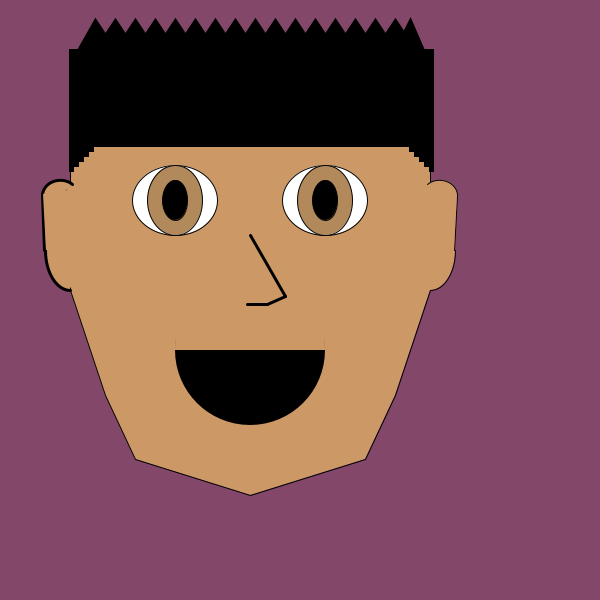
Frame 1 (no input)
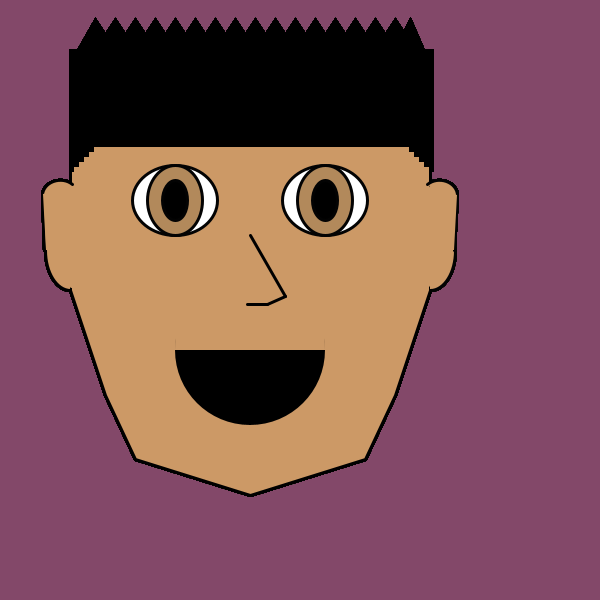
Frame 60 (the mouse pressed at the canvas centre just before this capture)
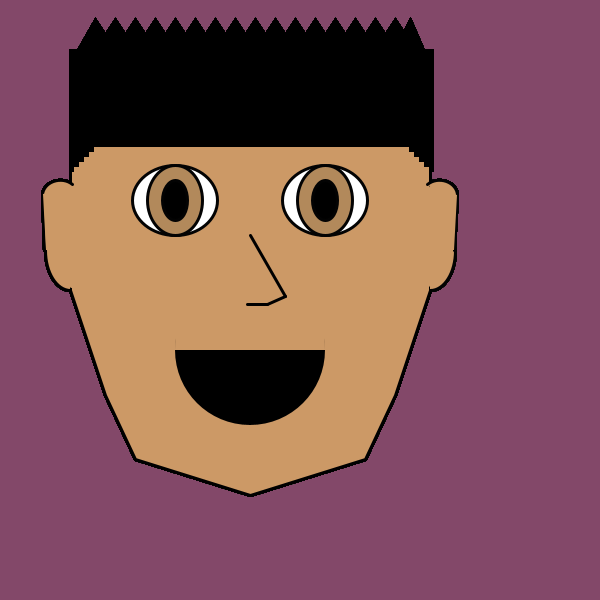
Frame 120 (the mouse held since frame 60 and released just before this capture)

The Processing sketch that drew these frames (run headless with seeded random() and noise(); from frame 60 on, the mouse is pressed at the canvas centre):

// Processing sketch: processing_168598
// ── processing_168598.pde

void setup(){
  size(600,600);
  background(#834869);
}
 
void draw(){

println(mouseX+","+mouseY);
  //cabeza
fill(#CC9966);
beginShape();
vertex(430,258);
vertex(430,290);
vertex(395,395);
vertex(365,459);
vertex(250,495);
vertex(135,459);
vertex(105,395);
vertex(70,290);
vertex(70,258);
vertex(70,85);
vertex(430,85);
vertex(430,258);
endShape();

//ulls;
stroke (3);
fill (255);
ellipse (175, 200, 85, 70);
ellipse (325, 200, 85, 70);
fill (178, 137, 91);
ellipse (175, 200, 55, 70);
ellipse (325, 200, 55, 70);
fill (0);
ellipse (175, 200, 25, 40);
ellipse (325, 200, 25, 40);

//orejas
//derecha
fill(#CC9966);
arc(430, 250, 50, 80, 0, HALF_PI);
arc(440, 195, 35, 30, PI+QUARTER_PI, TWO_PI);
line(454,250,457,195);
//rellenoOrejaDerecha
strokeWeight (3);
stroke (0);
stroke(#CC9966);
line (430, 187, 430, 285);
fill(#CC9966);
noStroke();
beginShape();
vertex(457,195);
vertex(430,187);
vertex(430,250);
vertex(454,250);
vertex(457,195);
endShape();
 
//izquierda  
strokeWeight (3);
stroke (0);
stroke(#CC9966);
line (68, 184, 71, 283);
line (69, 184, 71, 284);
line (70, 184, 71, 285);
line (71, 184, 71, 286);
stroke(#000000);
arc(70, 250, 50, 80, HALF_PI, PI);
arc(60, 195, 35, 30, PI, TWO_PI-QUARTER_PI);
line(44, 250,42,195);
//rellenoOrejaIzquierda
fill(#CC9966);
noStroke();
beginShape();
vertex(43,194);
vertex(68,190);
vertex(70,250);
vertex(46,250);
vertex(43,194);
endShape();

//Boca
fill(0);
line(250, 350, 125, 150);
ellipse(250, 350, 150 , 150);
fill(#CC9966);
arc(250, 350, 150, 250,PI,TWO_PI);

//nariz;
strokeWeight (3);
stroke (0);
line (250, 235, 285, 296);
line (285, 296, 267, 304);
line (267, 304, 247, 304);

//CABELLS
fill(#000000);
stroke(0);
triangle(78,50,95,20,115,50);
triangle(115,50,135,20,155,50);
triangle(155,50,175,20,195,50);
triangle(195,50,215,20,235,50);
triangle(235,50,255,20,275,50);
triangle(275,50,295,20,315,50);
triangle(315,50,335,20,355,50);
triangle(355,50,375,20,395,50);
triangle(395,50,410,20,423,50);
//cabell de darrera
triangle(95,50,115,20,135,50);
triangle(135,50,155,20,175,50);
triangle(175,50,195,20,215,50);
triangle(215,50,235,20,255,50);
triangle(255,50,275,20,295,50);
triangle(295,50,315,20,335,50);
triangle(335,50,355,20,375,50);
triangle(375,50,395,20,415,50);

rect (95,50,2,95);
rect (90,50,2,100);
rect (85,50,2,105);
rect (80,50,2,110);
rect (75,50,2,115);
rect (70,50,2,120); 

rect (100,50,2,95);
rect (105,50,2,95);
rect (110,50,2,95);
rect (115,50,2,95);
rect (120,50,2,95);
rect (125,50,2,95);
rect (130,50,2,95);
rect (135,50,2,95);
rect (140,50,2,95);
rect (145,50,2,95);
rect (150,50,2,95);
rect (155,50,2,95);
rect (160,50,2,95);
rect (165,50,2,95);
rect (170,50,2,95);
rect (175,50,2,95);
rect (180,50,2,95);
rect (185,50,2,95);
rect (190,50,2,95);
rect (195,50,2,95);
rect (200,50,2,95);
rect (305,50,2,95);
rect (310,50,2,95);
rect (315,50,2,95);
rect (320,50,2,95);
rect (325,50,2,95);
rect (330,50,2,95);
rect (335,50,2,95);
rect (340,50,2,95);
rect (345,50,2,95);
rect (350,50,2,95);
rect (355,50,2,95);
rect (360,50,2,95);
rect (365,50,2,95);
rect (370,50,2,95);
rect (375,50,2,95);
rect (380,50,2,95);
rect (385,50,2,95);
rect (390,50,2,95);
rect (395,50,2,95);
rect (400,50,2,95);
rect (205,50,2,95);
rect (210,50,2,95);
rect (215,50,2,95);
rect (220,50,2,95);
rect (225,50,2,95);
rect (230,50,2,95);
rect (235,50,2,95);
rect (240,50,2,95);
rect (245,50,2,95);
rect (250,50,2,95);
rect (255,50,2,95);
rect (260,50,2,95);
rect (265,50,2,95);
rect (270,50,2,95);
rect (275,50,2,95);
rect (280,50,2,95);
rect (285,50,2,95);
rect (290,50,2,95);
rect (295,50,2,95);
rect (300,50,2,95);

rect (405,50,2,95);
rect (410,50,2,100);
rect (415,50,2,105);
rect (420,50,2,110);
rect (425,50,2,115);
rect (430,50,2,120);
}
